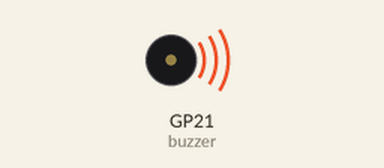
Bench run of a program on a simulated Raspberry Pi Pico running MicroPython. On the bench: buzzer (waves = sounding). At 0.4 s the program stops and its outputs stay as they are.

Above: at 0.05 s.
At 0.27 s:
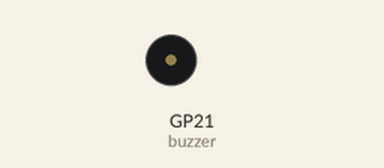
Timing chart, 0 to 1.9 s (numbered marks = the images above):
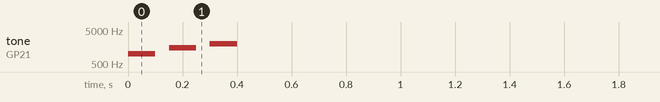

The program:

kicando.py
```python
import time
from machine import Pin, PWM

def star_trek_beep():
    buzzer = PWM(Pin(21))  # Buzzer A conectado ao GPIO21

    # Primeiro tom
    buzzer.freq(1000)
    buzzer.duty_u16(40000)
    time.sleep(0.1)
    buzzer.duty_u16(0)

    # Pequena pausa
    time.sleep(0.05)

    # Segundo tom
    buzzer.freq(1500)
    buzzer.duty_u16(40000)
    time.sleep(0.1)
    buzzer.duty_u16(0)

    # Pequena pausa
    time.sleep(0.05)

    # Terceiro tom
    buzzer.freq(2000)
    buzzer.duty_u16(40000)
    time.sleep(0.1)
    buzzer.duty_u16(0)

# Testar o efeito
star_trek_beep()
```

Measured:
- by itself, tone on GP21 (buzzer): plays 1000 Hz for 0.10 s, 1500 Hz for 0.10 s, 2000 Hz for 0.10 s
